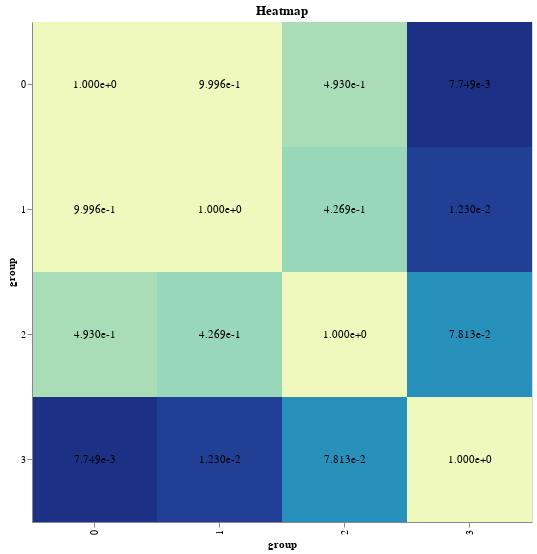

Notebook code cell kept with this figure:
### Code cell
feature_bind = alt.binding_select(options=list(num_columns))
features_select = alt.selection(
    type='single',
    fields=["feature"],
    bind=feature_bind,
    name="Features ",
    init = {
        'feature': num_columns[0]
    }
)

heatmap_base = alt.Chart(heatFeatures).encode(
    alt.X('x:O', axis=alt.Axis(title="group")),
    alt.Y('y:O', axis=alt.Axis(title="group")),
).properties(
    width=500,
    height=500,
    title='Heatmap'
).transform_filter(
    features_select
)

heatmap = heatmap_base.mark_rect().encode(
    color=alt.Color('statistic:Q', legend=None)
)

heatmap_text = heatmap_base.mark_text(align='center', dx=0, dy=0).encode(
    text=alt.Text('pvalue:Q', format = '.3e')
)

(heatmap + heatmap_text).add_selection(
    features_select
)

### Figure 1 — Vega-Lite specification as saved in the notebook (floating-point values rounded to 4 significant figures; data arrays with more than 128 entries replaced by an {"elided": "..."} marker saying what was removed)
{"config": {"view": {"continuousWidth": 400, "continuousHeight": 300}}, "layer": [{"mark": "rect", "encoding": {"color": {"type": "quantitative", "field": "statistic", "legend": null}, "x": {"type": "ordinal", "axis": {"title": "group"}, "field": "x"}, "y": {"type": "ordinal", "axis": {"title": "group"}, "field": "y"}}, "height": 500, "selection": {"Features ": {"type": "single", "fields": ["feature"], "bind": {"input": "select", "options": {"elided": "1305 str values"}}, "init": {"feature": "A2M"}}}, "title": "Heatmap", "transform": [{"filter": {"selection": "Features "}}], "width": 500}, {"mark": {"type": "text", "align": "center", "dx": 0, "dy": 0}, "encoding": {"text": {"type": "quantitative", "field": "pvalue", "format": ".3e"}, "x": {"type": "ordinal", "axis": {"title": "group"}, "field": "x"}, "y": {"type": "ordinal", "axis": {"title": "group"}, "field": "y"}}, "height": 500, "title": "Heatmap", "transform": [{"filter": {"selection": "Features "}}], "width": 500}], "data": {"name": "data-53a8335d9ffda67b74fbfd9a0cf3748b"}, "$schema": "https://vega.github.io/schema/vega-lite/v4.8.1.json", "datasets": {"data-53a8335d9ffda67b74fbfd9a0cf3748b": {"elided": "20880 records"}}}
